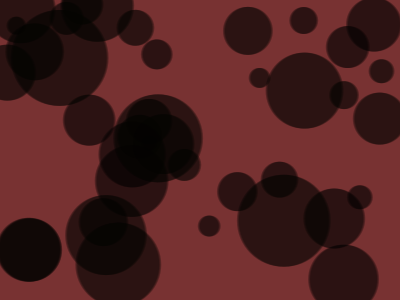
Frame 1 (no input)
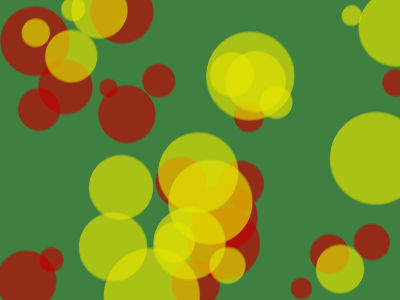
Frame 60 (the mouse pressed at the canvas centre just before this capture)
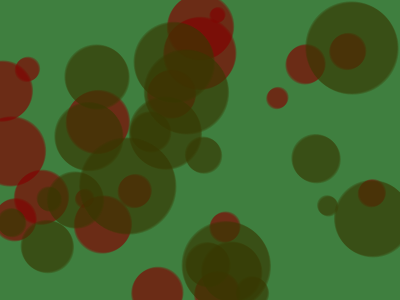
Frame 120 (the mouse held since frame 60 and released just before this capture)

The Processing sketch that drew these frames (run headless with seeded random() and noise(); from frame 60 on, the mouse is pressed at the canvas centre):

// Processing sketch: processing_166736
// ── processing_166736.pde

CircleOne[] circleone = new CircleOne[20];
CircleTwo[] circletwo = new CircleTwo [20];

void setup() {
  size(400, 300);
  smooth();
  for (int i = 0; i < circleone.length; i++) {
    float x = random(width);
    float y = random(height);
    int r = (i + 5)*4;
    circleone[i] = new CircleOne(x, y, r);
  }
  for (int j = 0; j < circletwo.length; j++) {
    float x1 = random(width);
    float y1 = random(height);
    int s = (j + 5)*3;
    circletwo[j] = new CircleTwo (x1,y1,s);
  }
}
void draw() {
  
  background(120,50,50);
 
  for (int j = 0; j <  circletwo.length;j++){
     circletwo[j].display();
    circletwo[j].move();
    circletwo[j].display();
    circletwo[j].move();
    circletwo[j].display();
  }
   for (int i = 0; i < circleone.length; i++) {
    circleone[i].display();
    circleone[i].move();
    circleone[i].display();
    circleone[i].move();
    circleone[i].display();
  }
}
class CircleTwo {
  float x;
  float y;
  int diameter;
  float teta;
  float beta;
  float amp = 2;
  float sat; 
  float satAdd = 0.7;


CircleTwo(float tempX, float tempY, int tempDiameter) {
    x = tempX;
    y = tempY;
    diameter = tempDiameter;
   
  }
  void move() {
      x = x+  cos(teta);
    y = y+sin(teta);
     teta = teta + 0.01;
    
   
    if (x>width) {
      x = 0;
    } else if (x<0) {
      x = width;
    }
    if (y<0) {
      y = height;
    } else if (y>height) {
      y = 0;
    }
  }
  void display() {
    colorMode(HSB,360,100,100,1.0);
    sat = sat +satAdd;
    
    noStroke();
    fill(360, 100, sat,0.3);
    ellipse(x, y, diameter, diameter);
    if (sat >100)satAdd = -satAdd;
    if (sat<0) satAdd = -satAdd;
  
 

  
  }
}
class CircleOne {
  float x;
  float y;
  int diameter;
  float teta;
  float beta;
  float amp = 2;
  float sat; 
  float satAdd = 0.5;


  CircleOne(float tempX, float tempY, int tempDiameter) {
    x = tempX;
    y = tempY;
    diameter = tempDiameter;
  }
  void move() {
    x = x+  cos(teta);
    y = y+sin(teta);
    teta = teta - 0.01;


    if (x>width) {
      x = 0;
    } else if (x<0) {
      x = width;
    }
    if (y<0) {
      y = height;
    } else if (y>height) {
      y = 0;
    }
  }
  void display() {
    colorMode(HSB, 360, 100, 100, 1.0);
    sat = sat +satAdd;

    noStroke();
    fill(60, 100, sat, 0.3);
    ellipse(x, y, diameter, diameter);
    if (sat >100)satAdd = -satAdd;
    if (sat<0) satAdd = -satAdd;
  }
}
